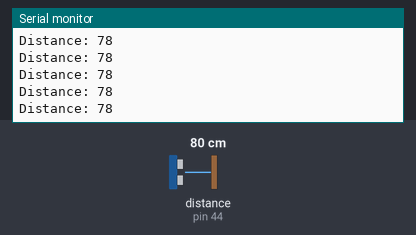
A sketch run on a simulated Arduino Mega 2560, built with avr-gcc and run on an emulated ATmega2560. Parts: the last lines printed to the serial monitor. Wiring (inferred from the names in the program): ultrasonic range finder: trigger pin 42; echo pin 44. The test bench sets the inputs (shaded band); at power-on: distance to the obstacle (sensor on pin 44) 80 cm. The echo pulse lasts 58.3 µs per cm.

Above: at 1.2 s.
1.3 s: distance to the obstacle (sensor on pin 44) set to 2 cm
At 2.4 s:
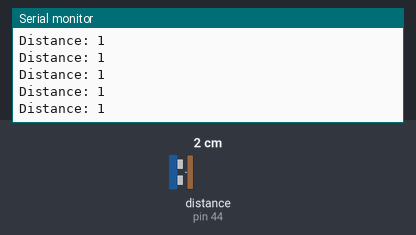
4.3 s: distance to the obstacle (sensor on pin 44) set to 120 cm
At 4.9 s:
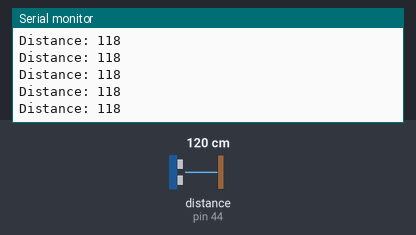
7.3 s: distance to the obstacle (sensor on pin 44) set to 4 cm
At 8.3 s:
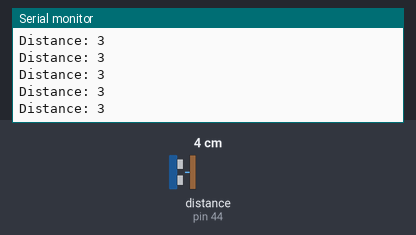
10.3 s: distance to the obstacle (sensor on pin 44) set to 18 cm
At 11.1 s:
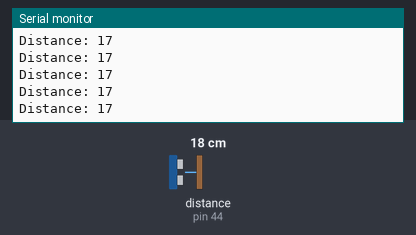
Timing chart, 0 to 13.3 s (numbered marks = the images above; inputs shaded):
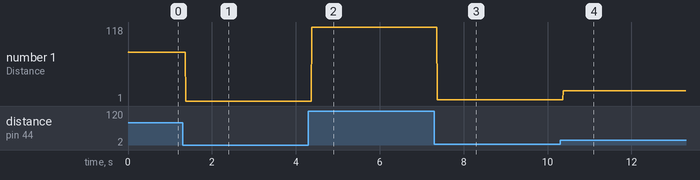

The sketch:

Ultrasonic.ino
```cpp
#include "Ultrasonic.h"

int trigPin = 42;
int echoPin = 44;

Ultrasonic ultra(trigPin, echoPin);

void setup() {
  Serial.begin(9600); // Starts the serial communication
  ultra.setup();
}
void loop() {
  int distance = ultra.read();
  Serial.print("Distance: ");
  Serial.println(distance);
}
```

Ultrasonic.cpp
```cpp
#include "Ultrasonic.h"
#include <Arduino.h>

Ultrasonic::Ultrasonic(int trig, int echo){
    trigPin = trig;
    echoPin = echo;
}

void Ultrasonic::setup(){
  pinMode(trigPin, OUTPUT);
  pinMode(echoPin, INPUT);
}

float Ultrasonic::read(){
    digitalWrite(trigPin, LOW);
    delayMicroseconds(2);
    digitalWrite(trigPin, HIGH);
    delayMicroseconds(10);
    digitalWrite(trigPin, LOW);
    long duration = pulseIn(echoPin, HIGH);
    int distance = duration * 0.034 / 2;
    return distance;
}
```

Ultrasonic.h
```cpp
#ifndef Ultrasonic_h
#define Ultrasonic_h

#include <Arduino.h>

class Ultrasonic{
  public:
    Ultrasonic(int trig, int echo);
    void setup();
    float read();
  private:
    int trigPin;
    int echoPin;
};

#endif
```

Measured:
- after the input at 1.3 s, the serial monitor: prints a new line after 0.07 s (image 1)
- after the input at 4.3 s, the serial monitor: prints a new line after 0.08 s (image 2)
- after the input at 7.3 s, the serial monitor: prints a new line after 0.07 s (image 3)
- after the input at 10.3 s, the serial monitor: prints a new line after 0.07 s (image 4)
- plotted number 1: 78 → 1 after the input at 1.3 s, 1 → 118 after the input at 4.3 s, 118 → 3 after the input at 7.3 s, 3 → 1 after the input at 10.3 s
